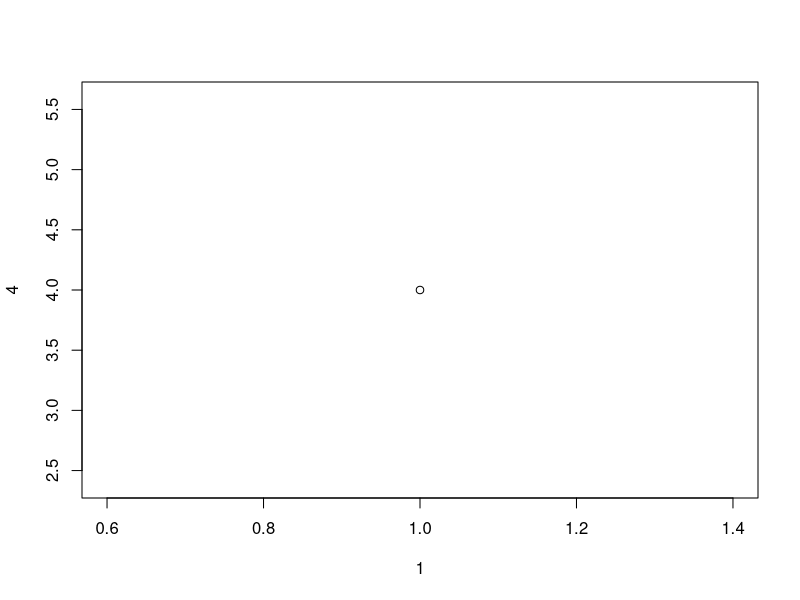
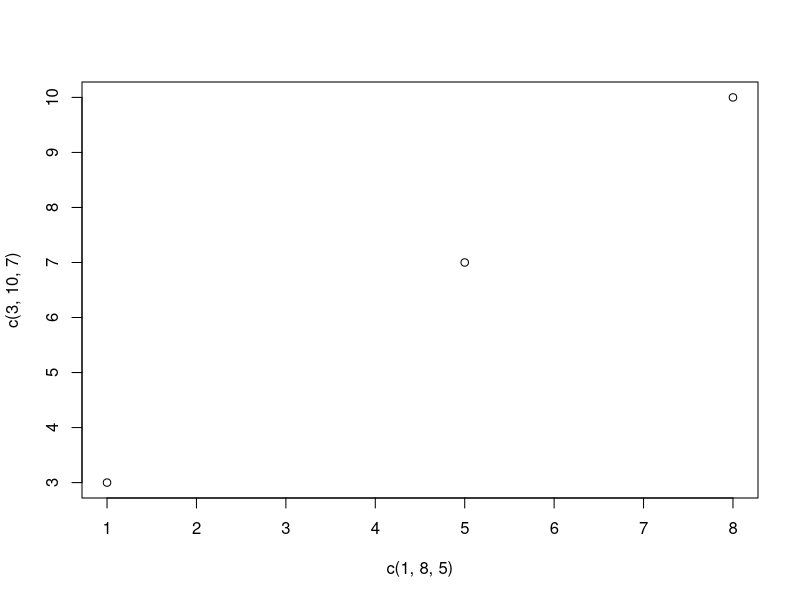
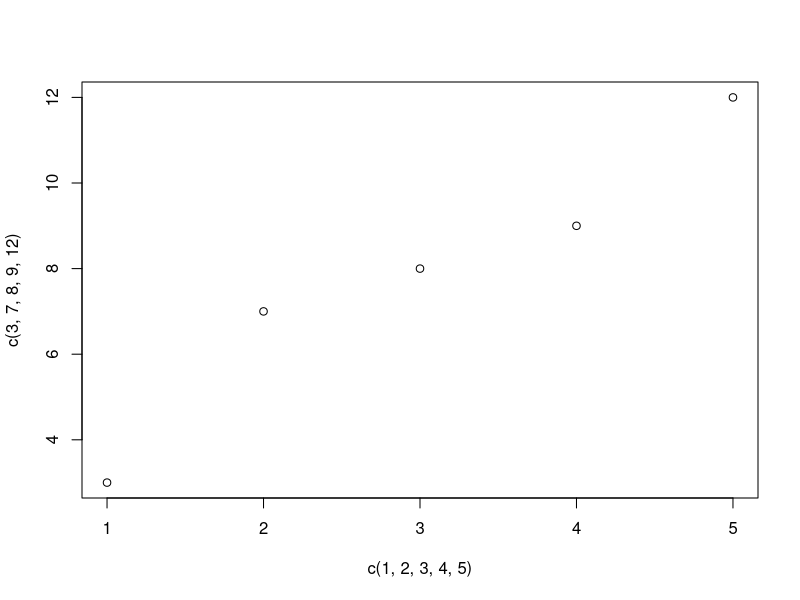
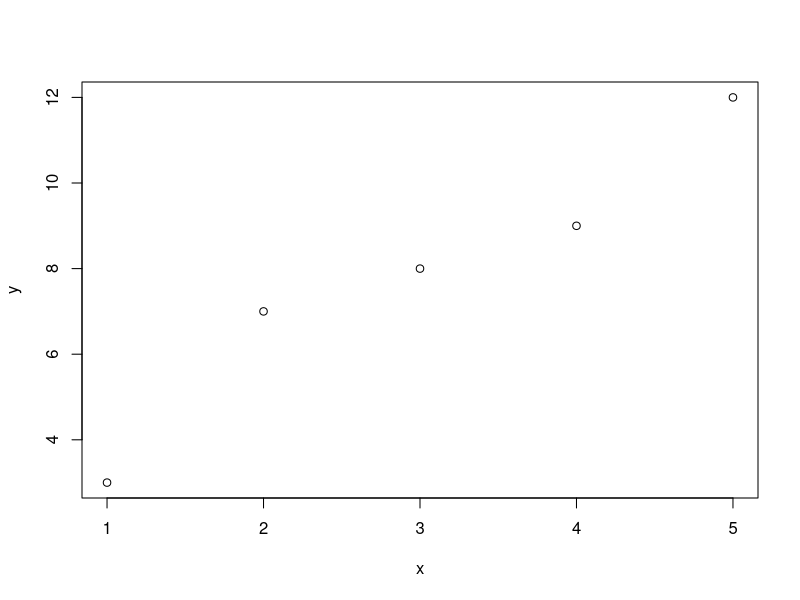
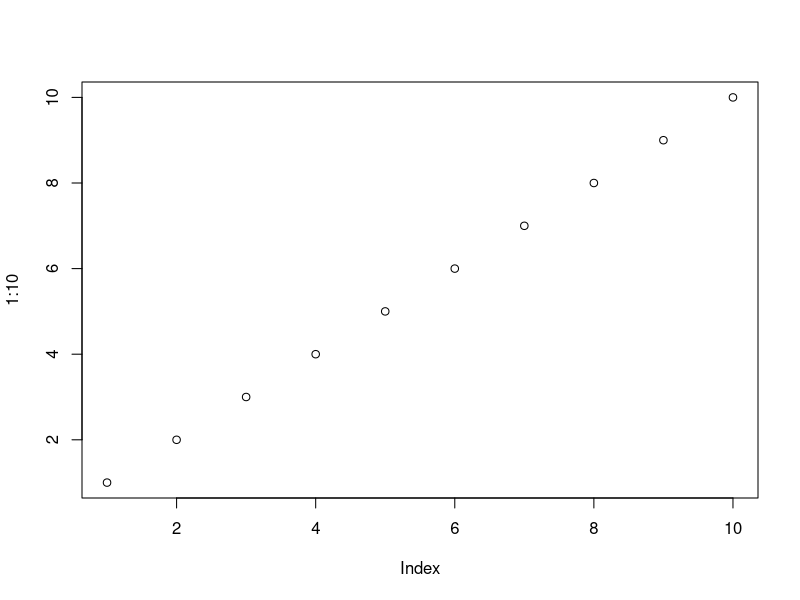
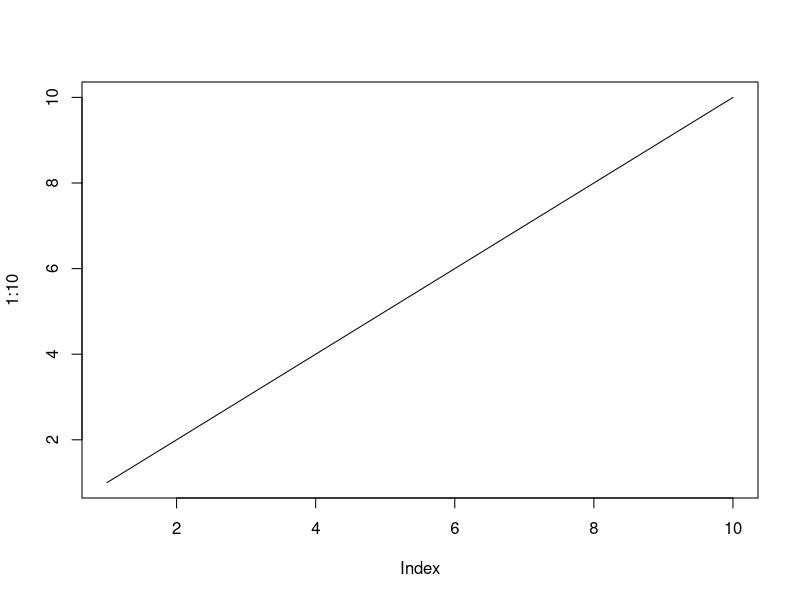
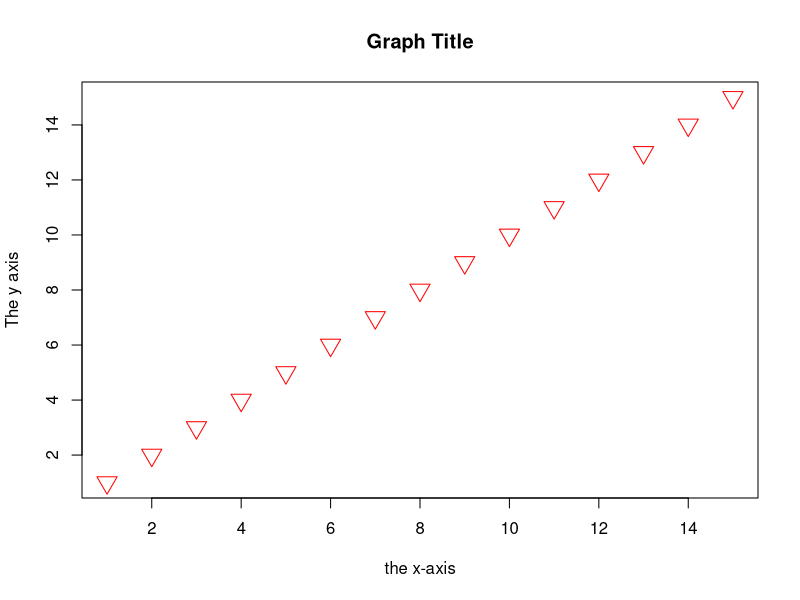
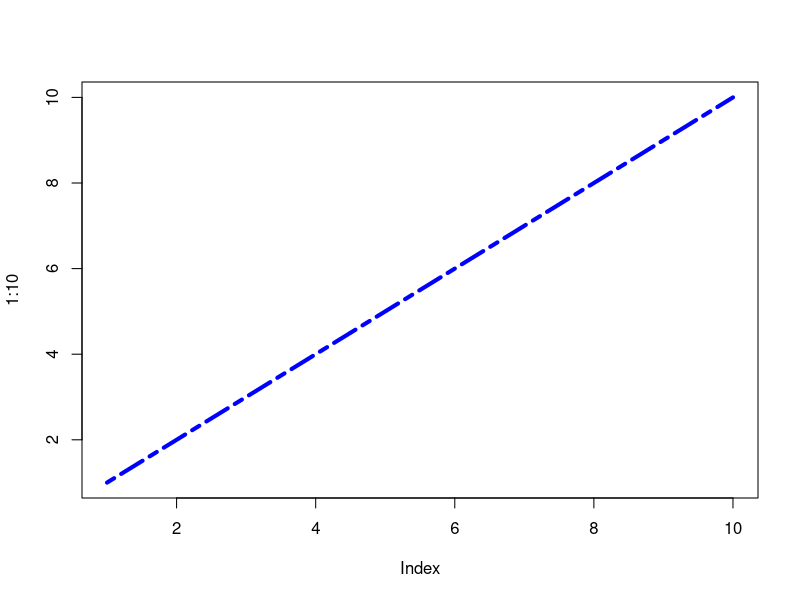

Here is the R script that generated these plots, in order:
## ---- chunk 1
knitr::opts_chunk$set(echo = TRUE)
## ---- chunk 2
print("Hello, World! Also, Hello DSC 520.")
## ---- chunk 3
6 
7
67
## ---- chunk 4
4+4+4 
## ---- chunk 5
"Don't need the print() included in here." 
## ---- chunk 6
for(x in 2:6) { 
  print(x) 
} 
## ---- chunk 7
# It's like this isn't even here. 
print("But this is here.")  
print("And this is here, too, but not the comment at the end.") # why do this? 

# Multi-line comments really seem  unnecessary 
# in RMD format, since the Markdown 
# format is generally better. 
print("But the option is there.")
## ---- chunk 8
name <- "Danny" 
age <- 50 
shouldKnowBetter <- TRUE 

name
age 
shouldKnowBetter 

print(age) 
print(shouldKnowBetter) 
print(name) 

for (x in 1:10) { 
  print(x)
  }
## ---- chunk 9
who <- "Danny" 
when <- "by now"
why <- "because he is"
adult <- 25 
older <- 25 
howOld <- adult + older 
paste(who, "should know better", when, why, howOld)
## ---- chunk 10
var9 <- var8 <- var7 <- 67 
var9
var8
var7 
## ---- chunk 11
# Legal variable names:
thevar <- "Ringo"
the_var <- "Ringo"
theVar <- "Ringo"
THEVAR <- "Ringo"
thevar2 <- "Ringo"
.thevar <- "Ringo"

# Illegal variable names:
# 2myvar <- "Ringo"
# my-var <- "Ringo"
# my var <- "Ringo"
# _my_var <- "Ringo"
# my_v@ar <- "Ringo"
# TRUE <- "Ringo"
## ---- chunk 12
flexible_var <- 30 # flexible_var is type of numeric, integer 
class(flexible_var)
flexible_var

flexible_var <- -4.77 # now it's a double 
class(flexible_var) 
flexible_var 

flexible_var <- "Gumby" # type is character (aka string)
class(flexible_var) 
flexible_var 

flexible_var <- 4i + 2 
class(flexible_var) # now it's scientific notation? 
flexible_var

flexible_var <- FALSE
class(flexible_var) # now it's a Boolean 
flexible_var

# flexible_var <- false 
# class(flexible_var) # what if it's lower case? 
# flexible_var 
# answer: knitr fails when rendering 


## ---- chunk 13
x <- 7.4
y <- 12 

# Print values of x and y
x
y

# Print the class name of x and y
class(x)
class(y)

## ---- chunk 14
x <- 787L
y <- 67L
z <- 88.3L 

# Print values and then print the class 
x
class(x)

y
class(y)

z 
class(z) 

## ---- chunk 15
x <- 3+5i
y <- 5i

# Print values of x and y
x
y

# Print the class name of x and y
class(x)
class(y)
## ---- chunk 16

a <- 16L 
b <- 44.96 
c <- 16 

x <- as.numeric(a) 
y <- as.integer(b) 
z <- as.integer(c) 

a 
class(a) 
x 
class(x) 
b 
class(b) 
y 
class(y) 
c 
class(c) 
z 
class(z) 

## ---- chunk 17
11 + 19 
11 - 19 

## ---- chunk 18
max(-16, 994320, 23432) 
min(-16, 994320, 23432) 
## ---- chunk 19
sqrt(81)
## ---- chunk 20
abs(-45336)
## ---- chunk 21
x <- 7.7373546
y <- 5.8226752 
paste("Ceilings:", "x:", ceiling (x), "|", "y:", ceiling(y)) 
paste("Floors:", "x:", floor(x), "|", "y:", floor(y)) 
paste("Round to 2 positions:", "x:", round (x, 2), "|", "y:", round(y, 2))
paste("Round to 4 positions:", "x:", round (x, 4), "|", "y:", round(y, 4))
paste("Truncate:", "x:", trunc (x), "|", "y:", trunc(y))


## ---- chunk 22
"double" 
'single' # interesting that this renders with the double quotes 
## ---- chunk 23
single <- 'Single quotes' 
double <- "Double quotes"
## ---- chunk 24
verbose <- 'The noted poet Ron Burgundy is famous for phrases like  
"How now brown cow," "The arsonist has oddly shaped feet," 
and "The human torch was denied a bank loan."' 

verbose 
## ---- chunk 25
cat(verbose)
## ---- chunk 26
nchar(verbose) 
nchar(single)
## ---- chunk 27
paste("Is 'torch' inside the verbose string?", grepl('torch', verbose))
paste("Is 'how' inside the verbose string?", grepl('how', verbose)) 
paste("Is 'How' inside the verbose string?", grepl('How', verbose)) 
paste("Is 'mantooth' inside the verbose string?", grepl('mantooth', verbose))
## ---- chunk 28
str1 = "Clearly, I'm a fan" 
str2 = "of the 'paste' function."

paste(str1, str2)
## ---- chunk 29
# fantana <- "And Brick said, "I love lamp" to Veronica"
# fantana # this will fail because of the embedded double quote 
## ---- chunk 30
champ <- "And Brick said, \"I love lamp\" to Veronica" 
champ # the escape character should fix it 
cat(champ) # cat to the rescue! 

## ---- chunk 31

# Direct comparisons 
11 > 8 
11 == 11.1 
-2 < -8 

# Using variables 
x <- 85469684756 
y <- 4 
y > x


if (x >= y) {
  print ("x is greater than y") 
} else { 
  print("x is not greater than a")
}


## ---- chunk 32
6 + 7     # Addition 
6 - 7     # Subtraction 
6 * 7     # Multiplication 
6 / 7     # Division 
6 ^ 7     # Exponent 
6 %% 7    # Modulus 
15 %/% 6  # Integer division
## ---- chunk 33
my_var <- 3
my_var
my_var <<- 3
my_var
3 -> my_var
my_var
3 ->> my_var
my_var
## ---- chunk 34
median(x = c(1, 2, 234324)) 
x

median(y <- c(3, 4, 546854)) 
y
## ---- chunk 35
6 == 7  # Equal 
6 != 7  # Not equal  
6 >  7  # Greater than 
6 <  7  # Less than 
6 >= 7  # Greater than or equal to 
6 <= 7  # Less than or equal to 
## ---- chunk 36

x <- c(TRUE,  TRUE,  FALSE)
y <- c(TRUE,  FALSE, FALSE)
x & y
# # Returns: TRUE FALSE FALSE
# # (It checked all 3 positions individually)

x <- c(TRUE,  TRUE,  FALSE)
all(x) # checks if all elements in the vector are TRUE 
any(x) # checks if any elements in the vector are TRUE 

y <- c(TRUE,  FALSE, FALSE) 
all(y) 
any(y)

all(x) && all(y) # checks if all elements of both x and y are TRUE 
any(x) && any(y) # checks if any elements of x and y are TRUE 
## ---- chunk 37
x <- 5:12 # iterates through a range and writes the result to a field 
x 

7 %in% x  # checks if a value is inside 
## ---- chunk 38
a <- 55
b <- 165

if (b > a) {
  print("b is greater than a")
}
## ---- chunk 39
a <- 55 
b <- 75 

if (a < b) { 
  print("b is greater than a") 
} else if (b == a) { 
  print("b and a are equal") 
} else { 
  print("a is greater than b")
}
## ---- chunk 40
x <- 15

if (x > 10) {
  print("Above ten")
  if (x > 20) {
    print("and also above 20!")
  } else {
    print("but not above 20.")
  }
} else {
  print("below 10.")
}

## ---- chunk 41
x <- 75 
y <- 25 
z <- 325 

if (x > y & z > x) { 
  print("Both conditions are true")
}
## ---- chunk 42
x <- 75 
y <- 25 
z <- 325 

if (x > y | z > x) { 
  print("At least one of the conditions are true")
}
## ---- chunk 43
i <- 1 
while (i < 11) {
  print(i) 
  i <- i + 1 # essential to have an incrementing step 
}
## ---- chunk 44
i <- 1 
while (i < 11) {
  print(i) 
  i <- i + 1
  if (i == 7) { 
    break 
    }
}
## ---- chunk 45
i <- 0  # NOTE the index must be initialized at zero, otherwise the list starts at 2
while (i < 11) {
  i <- i + 1
  if (i == 5) { 
    next
  } 
    print(i) 
# NOTE the list matches the upper boundary because the index is incremented early 
}
## ---- chunk 46
dice <- 1
while (dice <= 6) {
  if (dice < 6) {
    print("No Yahtzee")
  } else {
    print("Yahtzee!")
  }
  dice <- dice + 1
}
## ---- chunk 47
for (q in 1:5) { 
  print(q) 
}

print("===========")

anchors <- list("Veronica", "Ron", "Brian", "Champ", "Brick") 

for (x in anchors) { 
  print(x) 
}
## ---- chunk 48
anchors <- list("Veronica", "Ron", "Brian", "Champ", "Brick") 

for (x in anchors) { 
  if (x == "Brian") { 
    break 
    }
  print(x) 
}

## ---- chunk 49
anchors <- list("Veronica", "Ron", "Brian", "Champ", "Brick") 

for (x in anchors) { 
  if (x == "Ron") { 
    next 
    }
  print(x) 
}

## ---- chunk 50
dice <- 1:6 

for(x in dice) { 
  if (x == 6) { 
    print(paste("The dice number is", x, "Yahtzee!")) 
  } else { 
      print(paste("The dice number is", x, "Not Yahtzee"))
  }
  }
## ---- chunk 51
adj <- list("red", "big", "speedy")

cars <- list("Ford", "Chevy", "Jeep")
  for (x in adj) {
    for (y in cars) {
      print(paste(x, y))
  }
}
## ---- chunk 52
the_function <- function() { # create a function with the name the_function; no parameters involved 
  print("Extensive Tutorial!")
}

the_function() # calls the function 
## ---- chunk 53

jacksons <- function(first_name) {
  paste(first_name, "Jackson") 
} 

jacksons("Joe") 
jacksons("Katherine") 
jacksons("Rebbie") 
jacksons("Jackie") 
jacksons("Tito") 
jacksons("Jermaine") 
jacksons("La Toya") 
jacksons("Marlon") 
jacksons("Brandon") 
jacksons("Michael")
jacksons("Randy") 
jacksons("Janet") 

## ---- chunk 54

jacksons_role <- function(first_name, role) {
  paste(first_name, "Jackson,", role) 
} 

jacksons_role("Joe", "dad") 
jacksons_role("Katherine", "mom") 
jacksons_role("Rebbie", "child") 
jacksons_role("Jackie", "child")  
jacksons_role("Tito", "child")  
jacksons_role("Jermaine", "child")  
jacksons_role("La Toya", "child")  
jacksons_role("Marlon", "child")  
jacksons_role("Brandon", "child")  
jacksons_role("Michael", "child") 
jacksons_role("Randy", "child")  
jacksons_role("Janet", "child")  

# will cause an error 
# jacksons_role("Michael", "child", "superstar")
# error:   unused argument ("superstar")
# jacksons_role("Michael") 
# error: argument "role" is missing, with no default

## ---- chunk 55
usa_origin <- function(city = "some city", state = "somewhere in the U.S.A.") {
  paste("I am from", city, ",", state)
}

usa_origin("Juneau", "Alaska")
usa_origin("Crested Butte", "Colorado")
usa_origin() # will get both default values, which is "some city, somewhere in the U.S.A."
usa_origin("New York City") # will get both default values, which is "some city, somewhere in the U.S.A."
usa_origin(, "Alabama") # will get both default values, which is "some city, somewhere in the U.S.A."
usa_origin("San Antonio", "Texas")
## ---- chunk 56
multiplier5x <- function(x) {
  return (5 * x)
} 

print(multiplier5x(2))
print(multiplier5x(5))
print(multiplier5x(15))
print(multiplier5x(9375393))
## ---- chunk 57
Nested_function <- function(x, y) {
  a <- x + y
  return(a)
}

Nested_function(Nested_function(2,2), Nested_function(3,3))
## ---- chunk 58
Outer_func <- function(x) {
  Inner_func <- function(y) {
    a <- x + y
    return(a)
  }
  return (Inner_func)
}
output <- Outer_func(3) # To call the Outer_func
output(9)
## ---- chunk 59
tri_recursion <- function(k) {
  if (k > 0) {
    result <- k + tri_recursion(k - 1)
    print(result)
  } else {
    result = 0
    return(result)
  }
}
tri_recursion(6)
## ---- chunk 60
txt <- "awesome"
my_function <- function() {
  paste("R is", txt)
} 

other_function <- function() { 
  paste("Vacations are", txt)}

my_function() 
other_function() 
## ---- chunk 61
txt <- "global variable"
my_function <- function() {
  txt = "fantastic"
  paste("R is", txt)
}

my_function()

txt # print txt
## ---- chunk 62
txt <- "awesome" 
paste("The initial value is", txt) 

my_function <- function() {
  txt <<- "fantastic" # updating an existing global variable 
  paste("R is", txt)
}

my_function()

paste("R is", txt) # reflects the value updated within the function 
## ---- chunk 63
my_function <- function() {
txt <<- "fantastic"
  paste("R is", txt)
}

my_function()

print(txt)
## ---- chunk 64
studs <- c("Wemby", "Castle", "Harper") # combining strings 
studs 

odds <- c(7, 3, 9, 1, 5) # combining numbers 
odds 

num_range <- 10:15 # range of numbers 
num_range 

series_add1 <- 2.2:6.2 # increments through the series by 1.0 
series_add1 

series_add2 <- 3.3:7.1 # see explanation below 
series_add2 

logicals <- c(TRUE, FALSE, TRUE, FALSE, FALSE) 
logicals 

## ---- chunk 65
length(logicals) # the number of items in the logicals vector 

studs # String vector before sorting 
sort(studs) 
studs # printing again to show the sort is only temporary 

odds # numbers before sorting 
sort(odds) 
odds # printing again to show the sort is only temporary 

## ---- chunk 66
studs 
studs[2] # accessing a single item 

odds 
odds[c(2, 5)] # accessing multiple items 

odds[c(-3)] # accessing all items except the third 

studs[2] <- "Duncan" 
studs[3] <- "Robinson" 
studs # making an all-7-footer stud list 

## ---- chunk 67
repeat_each <- rep(c(1,2,3), each = 3)
repeat_each
repeat_times <- rep(c(1,2,3), times = 2)
repeat_times 
repeat_indepent <- rep(c(9,7,5), times = c(3,1,4))
repeat_indepent 

## ---- chunk 68
numbers <- seq(from = 2, to = 200, by = 34)  
numbers 

## ---- chunk 69
testlist <- list("kiwi", "cherry", "orange", "banana") 
testlist 

testlist[3] # accessing the third item 

testlist[2] <- "mango" # updating the second item 
testlist  

length(testlist) # fetching the length of testlist 

"cherry" %in% testlist # checking for the presence of a value  
"mango" %in% testlist # checking for the presence of a value  

morefruits <- list("apple", "banana", "cherry", "orange", "kiwi", "melon", "mango")

(morefruits)[2:4] # Accessing a range of items 

for (x in morefruits) { # printing in a more concise format 
  print(x) 
  }
## ---- chunk 70
mascots <- list("longhorns", "aggies", "bears", "roadrunners", "eagles") 
mascots # printing the original list 
append(mascots, "horned frogs") # gotta represent TCU 
mascots # showing the updated list 
## ---- chunk 71
mascots <- append(mascots, "horned frogs") 
mascots # now TCU is permanently represented 
## ---- chunk 72
mascots # before adding houston to the third slot 
append(mascots, "cougars", after = 2) # SMU is probably mad they're not third
mascots # checking to see if the same behavior exists again 
mascots <- append(mascots, "cougars", after = 2) # making it permanent 
mascots 
## ---- chunk 73
trees <- list("elm", "oak", "magnolia", "redwood") 
ex_elm <- trees[-1] # removing the first item 
ex_elm 
## ---- chunk 74
list1 <- list("a", "b", "c")
list2 <- list(1,2,3)
list3 <- c(list1,list2)

list3 
for (x in list3) { # printing in a more concise format 
  print(x) 
  }

## ---- chunk 75
# Create two matrices 
thismatrix1 <- matrix(c(1,2,3,4,5,6), nrow = 3, ncol = 2)
thismatrix2 <- matrix(c(1,2,3,4,5,6), nrow = 2, ncol = 3) # demonstrating how to restructure output with the nrow and ncol values 

# Print the matrices 
thismatrix1
thismatrix2
## ---- chunk 76
stringmatrix1 <- matrix(c("apple", "banana", "cherry", "orange", "mango", "melon"), nrow = 2, ncol = 3)
stringmatrix2 <- matrix(c("apple", "banana", "cherry", "orange", "mango", "melon"), nrow = 3, ncol = 2)

stringmatrix1
stringmatrix2
## ---- chunk 77
thismatrix <- matrix(c("apple", "banana", "cherry", "orange"), nrow = 2, ncol = 2)
thismatrix 
thismatrix[1, 2] # retrieves cherry - the first item in the row, on the second column 
## ---- chunk 78
thismatrix
thismatrix[2,] # fetching the second row 
thismatrix[,2] # fetching the second column 

## ---- chunk 79
thismatrix <- matrix(c("apple", "banana", "cherry", "orange","grape", "pineapple", "pear", "melon", "fig"), nrow = 3, ncol = 3)
thismatrix 
thismatrix[c(1,2),]
## ---- chunk 80
thismatrix <- matrix(c("apple", "banana", "cherry", "orange","grape", "pineapple", "pear", "melon", "fig"), nrow = 3, ncol = 3)
thismatrix 
thismatrix[,c(1,2)]
## ---- chunk 81
thismatrix <- matrix(c("apple", "banana", "cherry", "orange","grape", "pineapple", "pear", "melon", "fig"), nrow = 3, ncol = 3)
thismatrix
newmatrix <- cbind(thismatrix, c("strawberry", "blueberry", "raspberry"))

# Print the new matrix
newmatrix
## ---- chunk 82
thismatrix <- matrix(c("apple", "banana", "cherry", "orange","grape", "pineapple", "pear", "melon", "fig"), nrow = 3, ncol = 3)
thismatrix

newmatrix <- rbind(thismatrix, c("strawberry", "blueberry", "raspberry"))

# Print the new matrix
newmatrix
## ---- chunk 83
thismatrix <- matrix(c("apple", "banana", "cherry", "orange", "mango", "pineapple"), nrow = 3, ncol =2)
thismatrix

#Remove the first column 
newmatrix <- thismatrix[, -c(1)]
newmatrix
## ---- chunk 84
thismatrix <- matrix(c("apple", "banana", "cherry", "orange", "mango", "pineapple"), nrow = 3, ncol =2)
thismatrix

#Remove the first row
newmatrix <- thismatrix[-c(1),]
newmatrix
## ---- chunk 85
thismatrix <- matrix(c("apple", "banana", "cherry", "orange", "mango", "pineapple"), nrow = 3, ncol =2)
thismatrix 

"orange" %in% thismatrix 
"dragonfruit" %in% thismatrix
## ---- chunk 86
thismatrix <- matrix(c("apple", "banana", "cherry", "orange"), nrow = 2, ncol = 2)
thismatrix 

dim(thismatrix) # Matrix size 
length(thismatrix) # Matrix length
## ---- chunk 87
thismatrix <- matrix(c("apple", "banana", "cherry", "orange"), nrow = 2, ncol = 2)
thismatrix

for (rows in 1:nrow(thismatrix)) {
  for (columns in 1:ncol(thismatrix)) {
    print(thismatrix[rows, columns])
  }
}
## ---- chunk 88
for (columns in 1:ncol(thismatrix)) {
  for (rows in 1:nrow(thismatrix)) {
    print(thismatrix[rows, columns])
  }
}
## ---- chunk 89
# Combine matrices
Matrix1 <- matrix(c("apple", "banana", "cherry", "grape"), nrow = 2, ncol = 2)
Matrix2 <- matrix(c("orange", "mango", "pineapple", "watermelon"), nrow = 2, ncol = 2)

# Adding it as a rows
Matrix_Combined_rows <- rbind(Matrix1, Matrix2)
Matrix_Combined_rows

# Adding it as a columns
Matrix_Combined_cols <- cbind(Matrix1, Matrix2)
Matrix_Combined_cols 
## ---- chunk 90
# An array with one dimension with values ranging from 1 to 24
thisarray <- c(1:24)
thisarray

# An array with more than one dimension
multiarray <- array(thisarray, dim = c(4, 3, 2))
multiarray
## ---- chunk 91
thisarray <- c(1:24)
multiarray <- array(thisarray, dim = c(4, 3, 2))

multiarray[2, 3, 2]
## ---- chunk 92
thisarray <- c(1:24)

# Access all the items from the third row from matrix two 
multiarray <- array(thisarray, dim = c(4, 3, 2))
multiarray[c(3),,2]
## ---- chunk 93
# Access all the items from the second column from matrix one
multiarray <- array(thisarray, dim = c(4, 3, 2))
multiarray[,c(2),1]
## ---- chunk 94
thisarray <- c(1:24)
multiarray <- array(thisarray, dim = c(4, 2, 3))
multiarray

2 %in% multiarray
## ---- chunk 95
thisarray <- c(1:24)
multiarray <- array(thisarray, dim = c(4, 3, 2))

dim(multiarray)
## ---- chunk 96
thisarray <- c(1:24)
multiarray <- array(thisarray, dim = c(4, 2, 3))

length(multiarray) 
## ---- chunk 97
thisarray <- c(24:48)
multiarray <- array(thisarray, dim = c(3, 2, 4))
multiarray

for(x in multiarray) {
  print(x)
}
## ---- chunk 98
# Create a data frame
Data_Frame <- data.frame (
  Training = c("Strength", "Stamina", "Other"),
  Pulse = c(100, 150, 120),
  Duration = c(60, 30, 45)
)

# Print the data frame
Data_Frame
## ---- chunk 99
Data_Frame <- data.frame (
  Training = c("Strength", "Stamina", "Other"),
  Pulse = c(100, 150, 120),
  Duration = c(60, 30, 45)
)

Data_Frame

summary(Data_Frame)
## ---- chunk 100
Data_Frame <- data.frame (
  Training = c("Strength", "Stamina", "Other"),
  Pulse = c(100, 150, 120),
  Duration = c(60, 30, 45)
)

Data_Frame[1]

Data_Frame[["Training"]]

Data_Frame$Training
## ---- chunk 101
Data_Frame <- data.frame (
  Training = c("Strength", "Stamina", "Other"),
  Pulse = c(100, 150, 120),
  Duration = c(60, 30, 45)
)

# Add a new row
New_row_DF <- rbind(Data_Frame, c("Strength", 110, 110))

# Print the new row
New_row_DF
## ---- chunk 102
Data_Frame <- data.frame (
  Training = c("Strength", "Stamina", "Other"),
  Pulse = c(100, 150, 120),
  Duration = c(60, 30, 45)
)

# Add a new column
New_col_DF <- cbind(Data_Frame, Steps = c(1000, 6000, 2000))

# Print the new column
New_col_DF
## ---- chunk 103
Data_Frame <- data.frame (
  Training = c("Strength", "Stamina", "Other"),
  Pulse = c(100, 150, 120),
  Duration = c(60, 30, 45)
)

# Remove the first row 
Data_Frame_New <- Data_Frame[-c(1), ]

# Print the new data frame
Data_Frame_New
## ---- chunk 104
Data_Frame <- data.frame (
  Training = c("Strength", "Stamina", "Other"),
  Pulse = c(100, 150, 120),
  Duration = c(60, 30, 45)
)

# Remove the first column 
Data_Frame_New <- Data_Frame[,-c(1)]

# Print the new data frame
Data_Frame_New
## ---- chunk 105
Data_Frame <- data.frame (
  Training = c("Strength", "Stamina", "Other"),
  Pulse = c(100, 150, 120),
  Duration = c(60, 30, 45)
)

dim(Data_Frame)
## ---- chunk 106
Data_Frame <- data.frame (
  Training = c("Strength", "Stamina", "Other"),
  Pulse = c(100, 150, 120),
  Duration = c(60, 30, 45)
)

ncol(Data_Frame)
nrow(Data_Frame)
## ---- chunk 107
Data_Frame <- data.frame (
  Training = c("Strength", "Stamina", "Other"),
  Pulse = c(100, 150, 120),
  Duration = c(60, 30, 45)
)

length(Data_Frame)
## ---- chunk 108
Data_Frame1 <- data.frame (
  Training = c("Strength", "Stamina", "Other"),
  Pulse = c(100, 150, 120),
  Duration = c(60, 30, 45)
)

Data_Frame2 <- data.frame (
  Training = c("Stamina", "Stamina", "Strength"),
  Pulse = c(140, 150, 160),
  Duration = c(30, 30, 20)
)

New_Data_Frame <- rbind(Data_Frame1, Data_Frame2)
New_Data_Frame
## ---- chunk 109
Data_Frame3 <- data.frame (
  Training = c("Strength", "Stamina", "Other"),
  Pulse = c(100, 150, 120),
  Duration = c(60, 30, 45)
)

Data_Frame4 <- data.frame (
  Steps = c(3000, 6000, 2000),
  Calories = c(300, 400, 300)
)

New_Data_Frame1 <- cbind(Data_Frame3, Data_Frame4)
New_Data_Frame1
## ---- chunk 110
# Create a factor
music_genre <- factor(c("Jazz", "Rock", "Classic", "Classic", "Pop", "Jazz", "Rock", "Jazz"))

# Print the factor
music_genre
## ---- chunk 111
levels(music_genre) 
## ---- chunk 112
music_genre <- factor(c("Jazz", "Rock", "Classic", "Classic", "Pop", "Jazz", "Rock", "Jazz"), levels = c("Classic", "Jazz", "Pop", "Rock", "Other"))

levels(music_genre)
## ---- chunk 113
music_genre <- factor(c("Jazz", "Rock", "Classic", "Classic", "Pop", "Jazz", "Rock", "Jazz"))

length(music_genre)
## ---- chunk 114
 music_genre <- factor(c("Jazz", "Rock", "Classic", "Classic", "Pop", "Jazz", "Rock", "Jazz"))

music_genre[3] 
## ---- chunk 115
music_genre <- factor(c("Jazz", "Rock", "Classic", "Classic", "Pop", "Jazz", "Rock", "Jazz"))

music_genre[3] <- "Pop" 

music_genre[3]
## ---- chunk 116
music_genre <- factor(c("Jazz", "Rock", "Classic", "Classic", "Pop", "Jazz", "Rock", "Jazz"))

music_genre[3] <- "Opera"

music_genre[3]
## ---- chunk 117
music_genre <- factor(c("Jazz", "Rock", "Classic", "Classic", "Pop", "Jazz", "Rock", "Jazz"), levels = c("Classic", "Jazz", "Pop", "Rock", "Opera"))

music_genre[3] <- "Opera"

music_genre[3] 

music_genre
## ---- chunk 118
plot(1, 4) 
## ---- chunk 119
plot(c(1, 8, 5), c(3, 10, 7))
## ---- chunk 120
plot(c(1, 2, 3, 4, 5), c(3, 7, 8, 9, 12))
## ---- chunk 121
x <- c(1, 2, 3, 4, 5)
y <- c(3, 7, 8, 9, 12)

plot(x, y)
## ---- chunk 122
plot(1:10)
## ---- chunk 123
plot(1:10, type = "l") 
## ---- chunk 124
plot(1:15, pch = 25, col="red", cex = 2, main = "Graph Title", xlab="the x-axis", ylab="The y axis") 

## ---- chunk 125
plot(1:10, type="l", col= "blue", lwd = 4, lty = 6)
## ---- chunk 126
line1 <- c(1,2,3,4,5,10)
line2 <- c(2,5,7,8,9,10)

plot(line1, type = "l", col = "blue")
lines(line2, type="l", col = "red")
## ---- chunk 127
x <- c(5,7,8,7,2,2,9,4,11,12,9,6)
y <- c(99,86,87,88,111,103,87,94,78,77,85,86)

plot(x, y, main="Observation of Cars", xlab="Car age", ylab="Car speed")
## ---- chunk 128
# day one, the age and speed of 12 cars:
x1 <- c(5,7,8,7,2,2,9,4,11,12,9,6)
y1 <- c(99,86,87,88,111,103,87,94,78,77,85,86)

# day two, the age and speed of 15 cars:
x2 <- c(2,2,8,1,15,8,12,9,7,3,11,4,7,14,12)
y2 <- c(100,105,84,105,90,99,90,95,94,100,79,112,91,80,85)

plot(x1, y1, main="Observation of Cars", xlab="Car age", ylab="Car speed", col="red", cex=2)
points(x2, y2, col="blue", cex=2)
## ---- chunk 129
# Create a vector of pies
x <- c(10,20,30,40)

# Display the pie chart
pie(x)
## ---- chunk 130
# Create a vector of pies
x <- c(10,20,30,40)

# Display the pie chart and start the first pie at 90 degrees
pie(x, init.angle = 90)
## ---- chunk 131
# Create a vector of pies
x <- c(10,20,30,40)

# Create a vector of labels
mylabel <- c("Apples", "Bananas", "Cherries", "Dates")

# Display the pie chart with labels
pie(x, label = mylabel, main = "Fruits")
## ---- chunk 132
# Create a vector of colors
colors <- c("blue", "yellow", "green", "black")
mylabel <- c("Apples", "Bananas", "Cherries", "Dates")


# Display the pie chart with colors
pie(x, label = mylabel, main = "Fruits", col = colors)
## ---- chunk 133
# Create a vector of labels
mylabel <- c("Apples", "Bananas", "Cherries", "Dates")

# Create a vector of colors
colors <- c("blue", "yellow", "green", "black")

# Display the pie chart with colors
pie(x, label = mylabel, main = "Pie Chart", col = colors)

# Display the explanation box
legend("bottomright", mylabel, fill = colors)
## ---- chunk 134
# x-axis values
x <- c("A", "B", "C", "D")

# y-axis values
y <- c(52, 64, 76, 88)

barplot(y, names.arg = x)
## ---- chunk 135
x <- c("A", "B", "C", "D")
y <- c(2, 4, 6, 8)

barplot(y, names.arg = x, col = "red")
## ---- chunk 136
x <- c("A", "B", "C", "D")
y <- c(2, 4, 6, 8)

barplot(y, names.arg = x, density = 10)
## ---- chunk 137
x <- c("A", "B", "C", "D")
y <- c(2, 4, 6, 8)

barplot(y, names.arg = x, density = 30)
## ---- chunk 138
x <- c("A", "B", "C", "D")
y <- c(2, 4, 6, 8)

barplot(y, names.arg = x, width = c(1,2,3,4))
## ---- chunk 139
x <- c("A", "B", "C", "D")
y <- c(2, 4, 6, 8)

barplot(y, names.arg = x)
## ---- chunk 140
x <- c("A", "B", "C", "D")
y <- c(2, 4, 6, 8)

barplot(y, names.arg = x, horiz = TRUE)
## ---- chunk 141
mtcars
## ---- chunk 142
?mtcars
## ---- chunk 143
dim(mtcars) 
names(mtcars)
rownames(mtcars) 
# Note: there's no apparent output difference between running these commmands against the base mtcars dataset and assigning the dataset to a variable. 
## ---- chunk 144
mtcars$wt
## ---- chunk 145
Data_Cars <- mtcars
Data_Cars$wt
## ---- chunk 146
sort(Data_Cars$wt)
## ---- chunk 147
Data_Cars$wt
## ---- chunk 148
Data_Cars <- mtcars 
summary(Data_Cars) 
## ---- chunk 149
Data_Cars <- mtcars 

max(Data_Cars$qsec) # largest time = slowest quarter mile speed 
min(Data_Cars$qsec) # smallest time = fastest quarter mile speed 

## ---- chunk 150
Data_Cars <- mtcars

which.max(Data_Cars$qsec) # row index number of the slowpoke 
which.min(Data_Cars$qsec) # row index number of the speedster 
## ---- chunk 151
Data_Cars <- mtcars 

rownames(Data_Cars)[which.max(Data_Cars$qsec)] # and the slowest is ... 
rownames(Data_Cars)[which.min(Data_Cars$qsec)] # and the speediest is ... 
## ---- chunk 152
Data_Cars <- mtcars 

mean(Data_Cars$qsec) # the average time required to cover 0.25 miles 
## ---- chunk 153
Data_Cars <- mtcars 

median(Data_Cars$qsec) # the median time to cover 0.25 miles 
## ---- chunk 154
names(sort(table(Data_Cars$cyl), decreasing = TRUE))[1] # returns the most common cylinder count 
## ---- chunk 155
table(Data_Cars$cyl)
## ---- chunk 156
sort(table(Data_Cars$cyl))
## ---- chunk 157
sort(table(Data_Cars$cyl), decreasing = TRUE)
## ---- chunk 158
names(sort(-table(Data_Cars$cyl)))[1]
## ---- chunk 159
Data_Cars <- mtcars

# c() specifies which percentile you want
quantile(Data_Cars$wt, c(0.75))
## ---- chunk 160
Data_Cars <- mtcars

# c() specifies which percentile you want
quantile(Data_Cars$wt)
